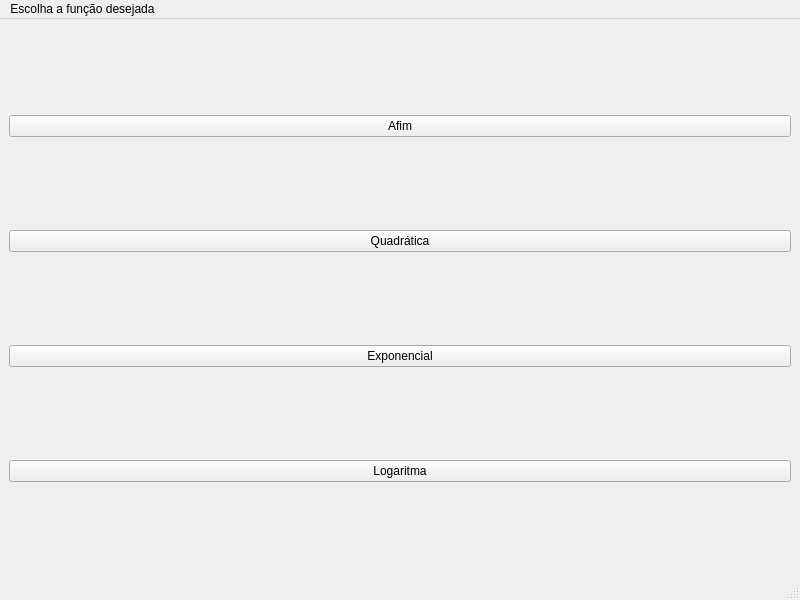
<?xml version="1.0" encoding="UTF-8"?>
<ui version="4.0">
 <class>MainWindow</class>
 <widget class="QMainWindow" name="MainWindow">
  <property name="geometry">
   <rect>
    <x>0</x>
    <y>0</y>
    <width>800</width>
    <height>600</height>
   </rect>
  </property>
  <property name="windowTitle">
   <string>MainWindow</string>
  </property>
  <widget class="QWidget" name="centralwidget">
   <layout class="QVBoxLayout" name="verticalLayout">
    <item>
     <widget class="QPushButton" name="btnAfim">
      <property name="text">
       <string>Afim</string>
      </property>
     </widget>
    </item>
    <item>
     <widget class="QPushButton" name="btnQuad">
      <property name="text">
       <string>Quadrática</string>
      </property>
     </widget>
    </item>
    <item>
     <widget class="QPushButton" name="btnExp">
      <property name="text">
       <string>Exponencial</string>
      </property>
     </widget>
    </item>
    <item>
     <widget class="QPushButton" name="btnLog">
      <property name="text">
       <string>Logaritma</string>
      </property>
     </widget>
    </item>
   </layout>
  </widget>
  <widget class="QStatusBar" name="statusbar"/>
  <widget class="QMenuBar" name="menubar">
   <property name="geometry">
    <rect>
     <x>0</x>
     <y>0</y>
     <width>800</width>
     <height>26</height>
    </rect>
   </property>
   <widget class="QMenu" name="menuEscolha_a_fun_o_desejada">
    <property name="title">
     <string>Escolha a função desejada</string>
    </property>
   </widget>
   <addaction name="menuEscolha_a_fun_o_desejada"/>
  </widget>
 </widget>
 <resources/>
 <connections/>
</ui>
